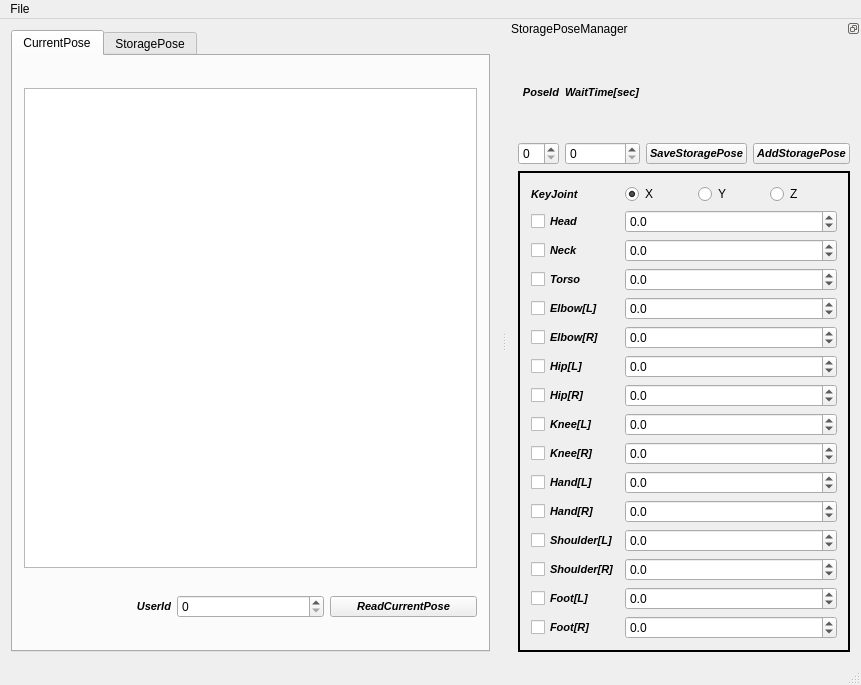
<?xml version="1.0" encoding="UTF-8"?>
<ui version="4.0">
 <class>MotionCapture</class>
 <widget class="QMainWindow" name="MotionCapture">
  <property name="geometry">
   <rect>
    <x>0</x>
    <y>0</y>
    <width>861</width>
    <height>685</height>
   </rect>
  </property>
  <property name="windowTitle">
   <string>MotionCapture</string>
  </property>
  <widget class="QWidget" name="centralWidget">
   <layout class="QGridLayout" name="gridLayout">
    <item row="0" column="1">
     <widget class="QTabWidget" name="tabWidget">
      <property name="currentIndex">
       <number>0</number>
      </property>
      <widget class="QWidget" name="tab">
       <attribute name="title">
        <string>CurrentPose</string>
       </attribute>
       <layout class="QVBoxLayout" name="verticalLayout_2">
        <item>
         <widget class="QGraphicsView" name="graphicsCurrent">
          <property name="minimumSize">
           <size>
            <width>0</width>
            <height>0</height>
           </size>
          </property>
          <property name="maximumSize">
           <size>
            <width>640</width>
            <height>480</height>
           </size>
          </property>
         </widget>
        </item>
        <item>
         <layout class="QHBoxLayout" name="horizontalLayout_2">
          <item>
           <widget class="QLabel" name="label_2">
            <property name="font">
             <font>
              <pointsize>8</pointsize>
              <weight>75</weight>
              <italic>true</italic>
              <bold>true</bold>
             </font>
            </property>
            <property name="text">
             <string>UserId</string>
            </property>
            <property name="alignment">
             <set>Qt::AlignRight|Qt::AlignTrailing|Qt::AlignVCenter</set>
            </property>
           </widget>
          </item>
          <item>
           <widget class="QSpinBox" name="spinUserId"/>
          </item>
          <item>
           <widget class="QPushButton" name="pushReadPose">
            <property name="font">
             <font>
              <pointsize>8</pointsize>
              <weight>75</weight>
              <italic>true</italic>
              <bold>true</bold>
             </font>
            </property>
            <property name="text">
             <string>ReadCurrentPose</string>
            </property>
           </widget>
          </item>
         </layout>
        </item>
       </layout>
      </widget>
      <widget class="QWidget" name="tab_2">
       <attribute name="title">
        <string>StoragePose</string>
       </attribute>
       <layout class="QVBoxLayout" name="verticalLayout">
        <item>
         <widget class="QGraphicsView" name="graphicsStorage">
          <property name="maximumSize">
           <size>
            <width>640</width>
            <height>480</height>
           </size>
          </property>
         </widget>
        </item>
       </layout>
      </widget>
     </widget>
    </item>
   </layout>
  </widget>
  <widget class="QMenuBar" name="menuBar">
   <property name="geometry">
    <rect>
     <x>0</x>
     <y>0</y>
     <width>861</width>
     <height>25</height>
    </rect>
   </property>
   <widget class="QMenu" name="menuFile">
    <property name="title">
     <string>File</string>
    </property>
    <addaction name="actionSave"/>
    <addaction name="actionLoad"/>
   </widget>
   <addaction name="menuFile"/>
  </widget>
  <widget class="QStatusBar" name="statusBar"/>
  <widget class="QDockWidget" name="dockWidget">
   <property name="sizePolicy">
    <sizepolicy hsizetype="Fixed" vsizetype="Maximum">
     <horstretch>0</horstretch>
     <verstretch>0</verstretch>
    </sizepolicy>
   </property>
   <property name="styleSheet">
    <string notr="true"/>
   </property>
   <property name="features">
    <set>QDockWidget::DockWidgetFloatable|QDockWidget::DockWidgetMovable</set>
   </property>
   <property name="allowedAreas">
    <set>Qt::AllDockWidgetAreas</set>
   </property>
   <property name="windowTitle">
    <string>StoragePoseManager</string>
   </property>
   <attribute name="dockWidgetArea">
    <number>2</number>
   </attribute>
   <widget class="QWidget" name="dockWidgetContents">
    <layout class="QGridLayout" name="gridLayout_2">
     <item row="0" column="1">
      <layout class="QGridLayout" name="gridLayout_3">
       <item row="2" column="1">
        <widget class="QSpinBox" name="spinPoseId">
         <property name="sizePolicy">
          <sizepolicy hsizetype="Fixed" vsizetype="Fixed">
           <horstretch>0</horstretch>
           <verstretch>0</verstretch>
          </sizepolicy>
         </property>
        </widget>
       </item>
       <item row="1" column="1">
        <widget class="QLabel" name="label">
         <property name="font">
          <font>
           <pointsize>8</pointsize>
           <weight>75</weight>
           <italic>true</italic>
           <bold>true</bold>
          </font>
         </property>
         <property name="text">
          <string>PoseId</string>
         </property>
         <property name="alignment">
          <set>Qt::AlignRight|Qt::AlignTrailing|Qt::AlignVCenter</set>
         </property>
        </widget>
       </item>
       <item row="1" column="2">
        <widget class="QLabel" name="label_3">
         <property name="font">
          <font>
           <pointsize>8</pointsize>
           <weight>75</weight>
           <italic>true</italic>
           <bold>true</bold>
          </font>
         </property>
         <property name="text">
          <string>WaitTime[sec]</string>
         </property>
        </widget>
       </item>
       <item row="2" column="2">
        <widget class="QSpinBox" name="spinTime"/>
       </item>
       <item row="2" column="4">
        <widget class="QPushButton" name="pushAddPose">
         <property name="sizePolicy">
          <sizepolicy hsizetype="Maximum" vsizetype="Fixed">
           <horstretch>0</horstretch>
           <verstretch>0</verstretch>
          </sizepolicy>
         </property>
         <property name="font">
          <font>
           <pointsize>8</pointsize>
           <weight>75</weight>
           <italic>true</italic>
           <bold>true</bold>
          </font>
         </property>
         <property name="text">
          <string>AddStoragePose</string>
         </property>
        </widget>
       </item>
       <item row="2" column="3">
        <widget class="QPushButton" name="pushSavePose">
         <property name="sizePolicy">
          <sizepolicy hsizetype="Maximum" vsizetype="Fixed">
           <horstretch>0</horstretch>
           <verstretch>0</verstretch>
          </sizepolicy>
         </property>
         <property name="font">
          <font>
           <pointsize>8</pointsize>
           <weight>75</weight>
           <italic>true</italic>
           <bold>true</bold>
          </font>
         </property>
         <property name="text">
          <string>SaveStoragePose</string>
         </property>
        </widget>
       </item>
      </layout>
     </item>
     <item row="5" column="1">
      <widget class="QFrame" name="frame">
       <property name="frameShape">
        <enum>QFrame::WinPanel</enum>
       </property>
       <property name="frameShadow">
        <enum>QFrame::Plain</enum>
       </property>
       <layout class="QGridLayout" name="gridLayout_5">
        <item row="8" column="1">
         <widget class="QDoubleSpinBox" name="spinHipR">
          <property name="decimals">
           <number>1</number>
          </property>
          <property name="minimum">
           <double>-1000.000000000000000</double>
          </property>
          <property name="maximum">
           <double>1000.000000000000000</double>
          </property>
         </widget>
        </item>
        <item row="12" column="1">
         <widget class="QDoubleSpinBox" name="spinHandR">
          <property name="decimals">
           <number>1</number>
          </property>
          <property name="minimum">
           <double>-1000.000000000000000</double>
          </property>
          <property name="maximum">
           <double>1000.000000000000000</double>
          </property>
         </widget>
        </item>
        <item row="13" column="1">
         <widget class="QDoubleSpinBox" name="spinShoulderL">
          <property name="decimals">
           <number>1</number>
          </property>
          <property name="minimum">
           <double>-1000.000000000000000</double>
          </property>
          <property name="maximum">
           <double>1000.000000000000000</double>
          </property>
         </widget>
        </item>
        <item row="3" column="1">
         <widget class="QDoubleSpinBox" name="spinNeck">
          <property name="decimals">
           <number>1</number>
          </property>
          <property name="minimum">
           <double>-1000.000000000000000</double>
          </property>
          <property name="maximum">
           <double>1000.000000000000000</double>
          </property>
         </widget>
        </item>
        <item row="9" column="1">
         <widget class="QDoubleSpinBox" name="spinKneeL">
          <property name="decimals">
           <number>1</number>
          </property>
          <property name="minimum">
           <double>-1000.000000000000000</double>
          </property>
          <property name="maximum">
           <double>1000.000000000000000</double>
          </property>
         </widget>
        </item>
        <item row="7" column="1">
         <widget class="QDoubleSpinBox" name="spinHipL">
          <property name="decimals">
           <number>1</number>
          </property>
          <property name="minimum">
           <double>-1000.000000000000000</double>
          </property>
          <property name="maximum">
           <double>1000.000000000000000</double>
          </property>
         </widget>
        </item>
        <item row="2" column="1">
         <widget class="QDoubleSpinBox" name="spinHead">
          <property name="sizePolicy">
           <sizepolicy hsizetype="Minimum" vsizetype="Fixed">
            <horstretch>0</horstretch>
            <verstretch>0</verstretch>
           </sizepolicy>
          </property>
          <property name="decimals">
           <number>1</number>
          </property>
          <property name="minimum">
           <double>-1000.000000000000000</double>
          </property>
          <property name="maximum">
           <double>1000.000000000000000</double>
          </property>
         </widget>
        </item>
        <item row="12" column="0">
         <widget class="QCheckBox" name="checkHandR">
          <property name="font">
           <font>
            <pointsize>8</pointsize>
            <weight>75</weight>
            <italic>true</italic>
            <bold>true</bold>
           </font>
          </property>
          <property name="text">
           <string>Hand[R]</string>
          </property>
         </widget>
        </item>
        <item row="11" column="1">
         <widget class="QDoubleSpinBox" name="spinHandL">
          <property name="decimals">
           <number>1</number>
          </property>
          <property name="minimum">
           <double>-1000.000000000000000</double>
          </property>
          <property name="maximum">
           <double>1000.000000000000000</double>
          </property>
         </widget>
        </item>
        <item row="6" column="1">
         <widget class="QDoubleSpinBox" name="spinElbowR">
          <property name="decimals">
           <number>1</number>
          </property>
          <property name="minimum">
           <double>-1000.000000000000000</double>
          </property>
          <property name="maximum">
           <double>1000.000000000000000</double>
          </property>
         </widget>
        </item>
        <item row="10" column="1">
         <widget class="QDoubleSpinBox" name="spinKneeR">
          <property name="decimals">
           <number>1</number>
          </property>
          <property name="minimum">
           <double>-1000.000000000000000</double>
          </property>
          <property name="maximum">
           <double>1000.000000000000000</double>
          </property>
         </widget>
        </item>
        <item row="16" column="1">
         <widget class="QDoubleSpinBox" name="spinFootR">
          <property name="decimals">
           <number>1</number>
          </property>
          <property name="minimum">
           <double>-1000.000000000000000</double>
          </property>
          <property name="maximum">
           <double>1000.000000000000000</double>
          </property>
         </widget>
        </item>
        <item row="4" column="1">
         <widget class="QDoubleSpinBox" name="spinTorso">
          <property name="decimals">
           <number>1</number>
          </property>
          <property name="minimum">
           <double>-1000.000000000000000</double>
          </property>
          <property name="maximum">
           <double>1000.000000000000000</double>
          </property>
         </widget>
        </item>
        <item row="15" column="1">
         <widget class="QDoubleSpinBox" name="spinFootL">
          <property name="decimals">
           <number>1</number>
          </property>
          <property name="minimum">
           <double>-1000.000000000000000</double>
          </property>
          <property name="maximum">
           <double>1000.000000000000000</double>
          </property>
         </widget>
        </item>
        <item row="5" column="1">
         <widget class="QDoubleSpinBox" name="spinElbowL">
          <property name="decimals">
           <number>1</number>
          </property>
          <property name="minimum">
           <double>-1000.000000000000000</double>
          </property>
          <property name="maximum">
           <double>1000.000000000000000</double>
          </property>
         </widget>
        </item>
        <item row="14" column="1">
         <widget class="QDoubleSpinBox" name="spinShoulderR">
          <property name="decimals">
           <number>1</number>
          </property>
          <property name="minimum">
           <double>-1000.000000000000000</double>
          </property>
          <property name="maximum">
           <double>1000.000000000000000</double>
          </property>
         </widget>
        </item>
        <item row="11" column="0">
         <widget class="QCheckBox" name="checkHandL">
          <property name="font">
           <font>
            <pointsize>8</pointsize>
            <weight>75</weight>
            <italic>true</italic>
            <bold>true</bold>
           </font>
          </property>
          <property name="text">
           <string>Hand[L]</string>
          </property>
         </widget>
        </item>
        <item row="2" column="0">
         <widget class="QCheckBox" name="checkHead">
          <property name="font">
           <font>
            <pointsize>8</pointsize>
            <weight>75</weight>
            <italic>true</italic>
            <bold>true</bold>
           </font>
          </property>
          <property name="text">
           <string>Head</string>
          </property>
         </widget>
        </item>
        <item row="13" column="0">
         <widget class="QCheckBox" name="checkShoulderL">
          <property name="font">
           <font>
            <pointsize>8</pointsize>
            <weight>75</weight>
            <italic>true</italic>
            <bold>true</bold>
           </font>
          </property>
          <property name="text">
           <string>Shoulder[L]</string>
          </property>
         </widget>
        </item>
        <item row="7" column="0">
         <widget class="QCheckBox" name="checkHipL">
          <property name="font">
           <font>
            <pointsize>8</pointsize>
            <weight>75</weight>
            <italic>true</italic>
            <bold>true</bold>
           </font>
          </property>
          <property name="text">
           <string>Hip[L]</string>
          </property>
         </widget>
        </item>
        <item row="6" column="0">
         <widget class="QCheckBox" name="checkElbowR">
          <property name="font">
           <font>
            <pointsize>8</pointsize>
            <weight>75</weight>
            <italic>true</italic>
            <bold>true</bold>
           </font>
          </property>
          <property name="text">
           <string>Elbow[R]</string>
          </property>
         </widget>
        </item>
        <item row="10" column="0">
         <widget class="QCheckBox" name="checkKneeR">
          <property name="font">
           <font>
            <pointsize>8</pointsize>
            <weight>75</weight>
            <italic>true</italic>
            <bold>true</bold>
           </font>
          </property>
          <property name="text">
           <string>Knee[R]</string>
          </property>
         </widget>
        </item>
        <item row="4" column="0">
         <widget class="QCheckBox" name="checkTorso">
          <property name="font">
           <font>
            <pointsize>8</pointsize>
            <weight>75</weight>
            <italic>true</italic>
            <bold>true</bold>
           </font>
          </property>
          <property name="text">
           <string>Torso</string>
          </property>
         </widget>
        </item>
        <item row="8" column="0">
         <widget class="QCheckBox" name="checkHipR">
          <property name="font">
           <font>
            <pointsize>8</pointsize>
            <weight>75</weight>
            <italic>true</italic>
            <bold>true</bold>
           </font>
          </property>
          <property name="text">
           <string>Hip[R]</string>
          </property>
         </widget>
        </item>
        <item row="9" column="0">
         <widget class="QCheckBox" name="checkKneeL">
          <property name="font">
           <font>
            <pointsize>8</pointsize>
            <weight>75</weight>
            <italic>true</italic>
            <bold>true</bold>
           </font>
          </property>
          <property name="text">
           <string>Knee[L]</string>
          </property>
         </widget>
        </item>
        <item row="3" column="0">
         <widget class="QCheckBox" name="checkNeck">
          <property name="font">
           <font>
            <pointsize>8</pointsize>
            <weight>75</weight>
            <italic>true</italic>
            <bold>true</bold>
           </font>
          </property>
          <property name="text">
           <string>Neck</string>
          </property>
         </widget>
        </item>
        <item row="5" column="0">
         <widget class="QCheckBox" name="checkElbowL">
          <property name="font">
           <font>
            <pointsize>8</pointsize>
            <weight>75</weight>
            <italic>true</italic>
            <bold>true</bold>
           </font>
          </property>
          <property name="text">
           <string>Elbow[L]</string>
          </property>
         </widget>
        </item>
        <item row="14" column="0">
         <widget class="QCheckBox" name="checkShoulderR">
          <property name="font">
           <font>
            <pointsize>8</pointsize>
            <weight>75</weight>
            <italic>true</italic>
            <bold>true</bold>
           </font>
          </property>
          <property name="text">
           <string>Shoulder[R]</string>
          </property>
         </widget>
        </item>
        <item row="15" column="0">
         <widget class="QCheckBox" name="checkFootL">
          <property name="font">
           <font>
            <pointsize>8</pointsize>
            <weight>75</weight>
            <italic>true</italic>
            <bold>true</bold>
           </font>
          </property>
          <property name="text">
           <string>Foot[L]</string>
          </property>
         </widget>
        </item>
        <item row="16" column="0">
         <widget class="QCheckBox" name="checkFootR">
          <property name="font">
           <font>
            <pointsize>8</pointsize>
            <weight>75</weight>
            <italic>true</italic>
            <bold>true</bold>
           </font>
          </property>
          <property name="text">
           <string>Foot[R]</string>
          </property>
         </widget>
        </item>
        <item row="1" column="0">
         <widget class="QLabel" name="label_20">
          <property name="sizePolicy">
           <sizepolicy hsizetype="Maximum" vsizetype="Preferred">
            <horstretch>0</horstretch>
            <verstretch>0</verstretch>
           </sizepolicy>
          </property>
          <property name="font">
           <font>
            <pointsize>8</pointsize>
            <weight>75</weight>
            <italic>true</italic>
            <bold>true</bold>
           </font>
          </property>
          <property name="text">
           <string>KeyJoint</string>
          </property>
         </widget>
        </item>
        <item row="1" column="1">
         <layout class="QHBoxLayout" name="horizontalLayout">
          <item>
           <widget class="QRadioButton" name="radioX">
            <property name="enabled">
             <bool>true</bool>
            </property>
            <property name="sizePolicy">
             <sizepolicy hsizetype="Minimum" vsizetype="Fixed">
              <horstretch>0</horstretch>
              <verstretch>0</verstretch>
             </sizepolicy>
            </property>
            <property name="text">
             <string>X</string>
            </property>
            <property name="checked">
             <bool>true</bool>
            </property>
           </widget>
          </item>
          <item>
           <widget class="QRadioButton" name="radioY">
            <property name="text">
             <string>Y</string>
            </property>
           </widget>
          </item>
          <item>
           <widget class="QRadioButton" name="radioZ">
            <property name="text">
             <string>Z</string>
            </property>
           </widget>
          </item>
         </layout>
        </item>
       </layout>
      </widget>
     </item>
    </layout>
   </widget>
  </widget>
  <action name="actionSave">
   <property name="text">
    <string>Save</string>
   </property>
  </action>
  <action name="actionLoad">
   <property name="text">
    <string>Load</string>
   </property>
  </action>
 </widget>
 <layoutdefault spacing="6" margin="11"/>
 <tabstops>
  <tabstop>spinPoseId</tabstop>
 </tabstops>
 <resources/>
 <connections/>
</ui>
